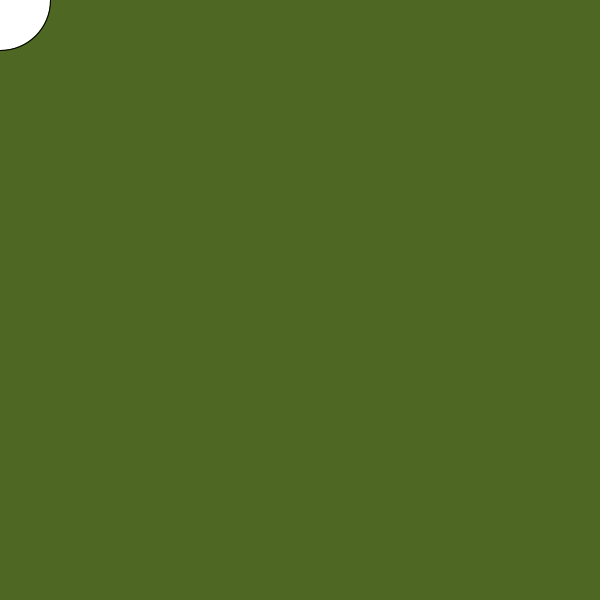
Frame 1 (no input)
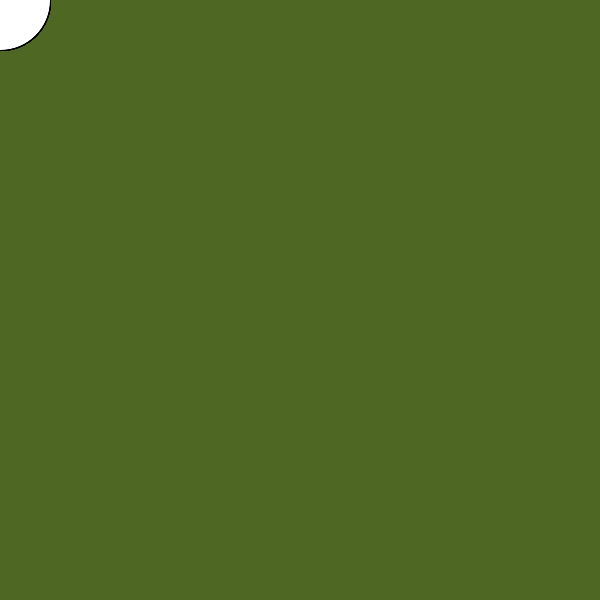
Frame 60 (the mouse pressed at the canvas centre just before this capture)
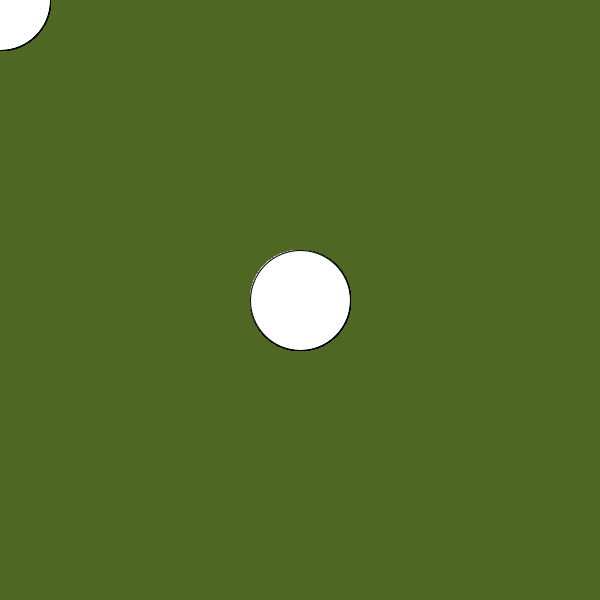
Frame 120 (the mouse held since frame 60 and released just before this capture)

The Processing sketch that drew these frames (run headless with seeded random() and noise(); from frame 60 on, the mouse is pressed at the canvas centre):

// Processing sketch: tut1_draw_setup
// ── tut1_draw_setup.pde
void setup(){
  size(600, 600); 
  background(78,103,35);
}

void draw(){
    stroke(0);
    ellipse(mouseX, mouseY, 100, 100);
}
